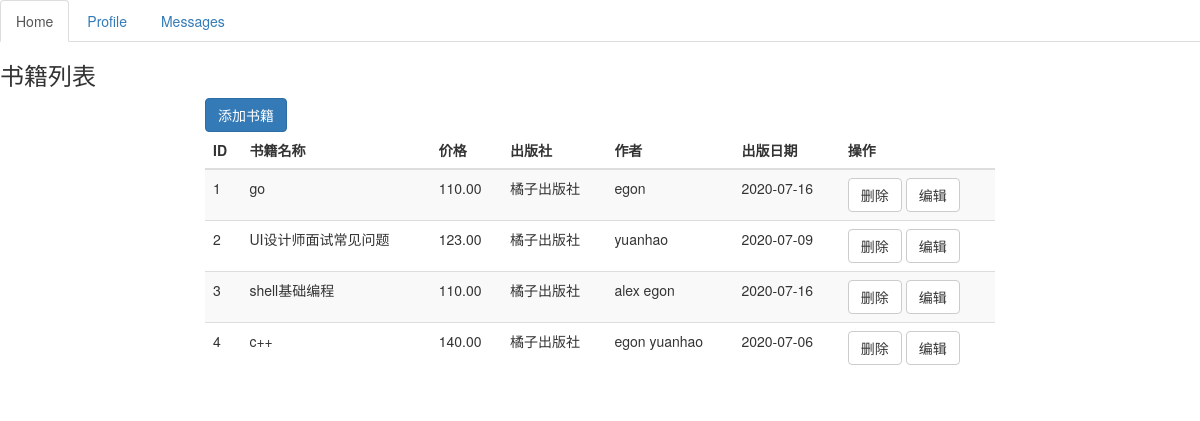
/books/, run on an earlier commit of the app's database.
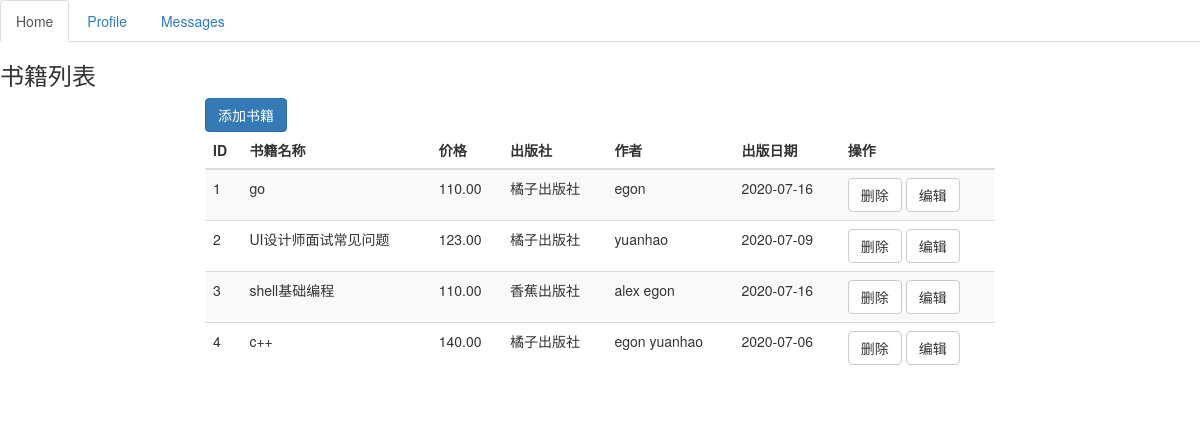
And on a later commit of the database.
### app01/models.py (models this page shows)
class Book(models.Model):
    id = models.AutoField(primary_key=True)
    title = models.CharField(max_length=30)
    price = models.DecimalField(max_digits=6, decimal_places=2)
    pub_date = models.DateField()
    publish = models.ForeignKey('Publish',to_field="id",on_delete=models.CASCADE,null=True)
    author = models.ManyToManyField('Author',db_table='book2author')

class Publish(models.Model):
    id = models.AutoField(primary_key=True)
    name = models.CharField(max_length=30)
    city = models.CharField(max_length=60)
    email = models.CharField(max_length=50)

class Author(models.Model):
    id = models.AutoField(primary_key=True)
    name = models.CharField(max_length=30)
    age = models.IntegerField()
    ad = models.OneToOneField('AuthorDetail',on_delete=models.CASCADE,null=True)

### app01/views.py (the view)
# urls.py: path('books/', views.books),
def books(request):
    book_list = Book.objects.all()
    print(book_list)
    return render(request,'books.html',locals())

### templates/books.html (shortened to what this page needs)
<!DOCTYPE html>
<html lang="en">
<head>
    <link rel="stylesheet" href="/static/bootstrap-3.3.7-dist/css/bootstrap.css">
</head>
<body>
<div class="header">
    <ul class="nav nav-tabs">
        <li role="presentation" class="active"><a href="#">Home</a></li>
        <li role="presentation"><a href="#">Profile</a></li>
        <li role="presentation"><a href="#">Messages</a></li>
    </ul>
</div>
<h3>书籍列表</h3>
<div class="row">
    <div class="col-md-8 col-md-offset-2">
        <a href="/bookadd/" class="btn btn-primary">添加书籍</a>
        <table class="table table-striped table-hover">
            <thead>
            <tr>
                <th>ID</th>
                <th>书籍名称</th>
                <th>价格</th>
                <th>出版社</th>
                <th>作者</th>
                <th>出版日期</th>
                <th>操作</th>
            </tr>
            </thead>
            <tbody>
            {% for book in book_list %}
                <tr>
                    <td>{{ forloop.counter }}</td>
                    <td>{{ book.title }}</td>
                    <td>{{ book.price }}</td>
                    <td>{{ book.publish.name }}</td>
                    <td>
                        {% for author_obj in book.author.all %}
                            <span>{{ author_obj.name }}</span>
                        {% endfor %}
                    </td>
                    <td>{{ book.pub_date|date:'Y-m-d' }}</td>
                    <td>
                        <a href="/delete/{{ book.pk }}" class="btn btn-default">删除</a>
                        <a href="/update/{{ book.pk }}" class="btn btn-default">编辑</a>
                    </td>
                </tr>
            {% endfor %}
            </tbody>
        </table>
    </div>
</div>
</body>
</html>

What changed in the data, as far as the page shows it:
changed Book "shell基础编程": publish.name "橘子出版社" → "香蕉出版社"
